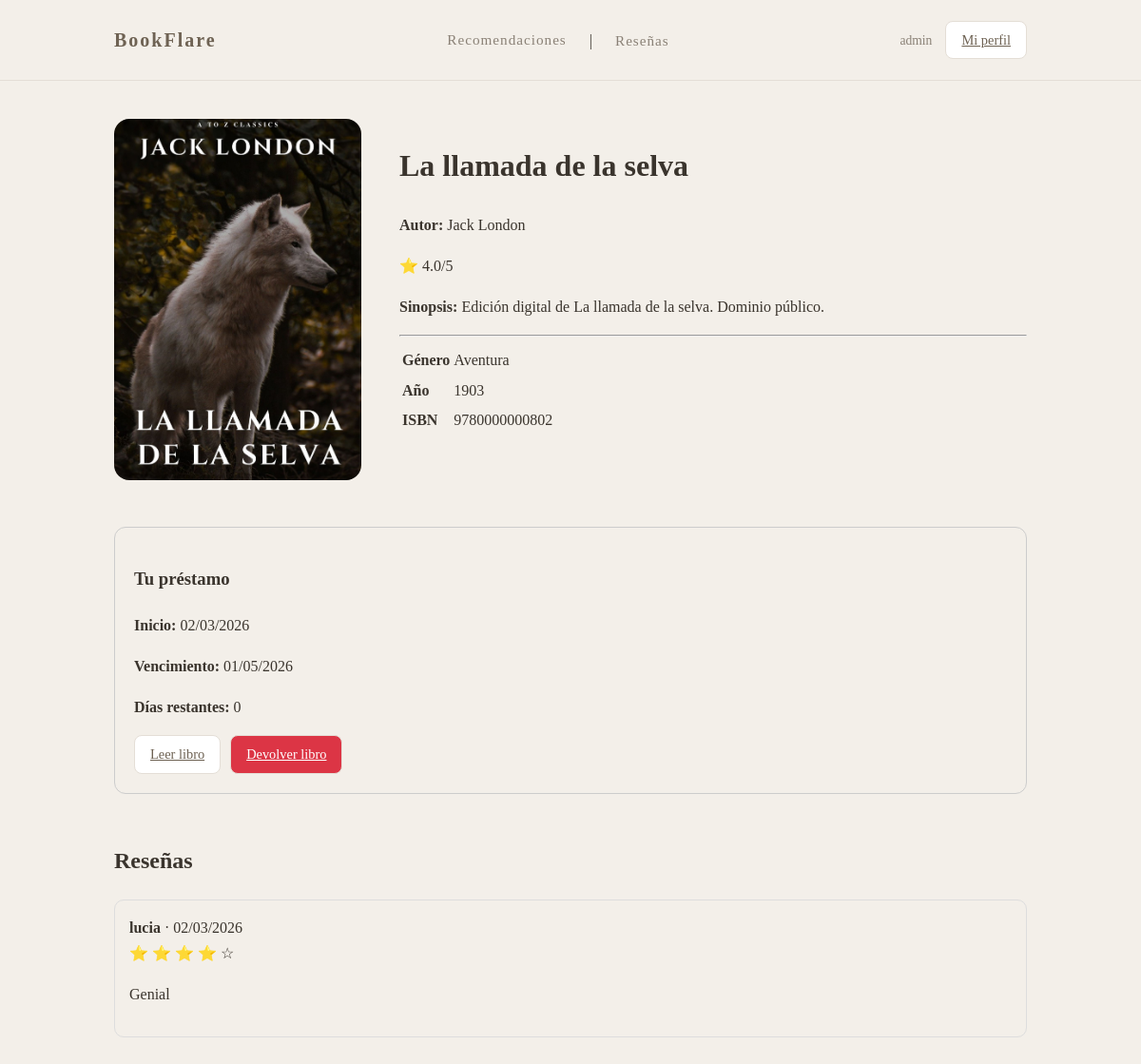
The app's page /libros/9780000000802/ (signed in), older data.
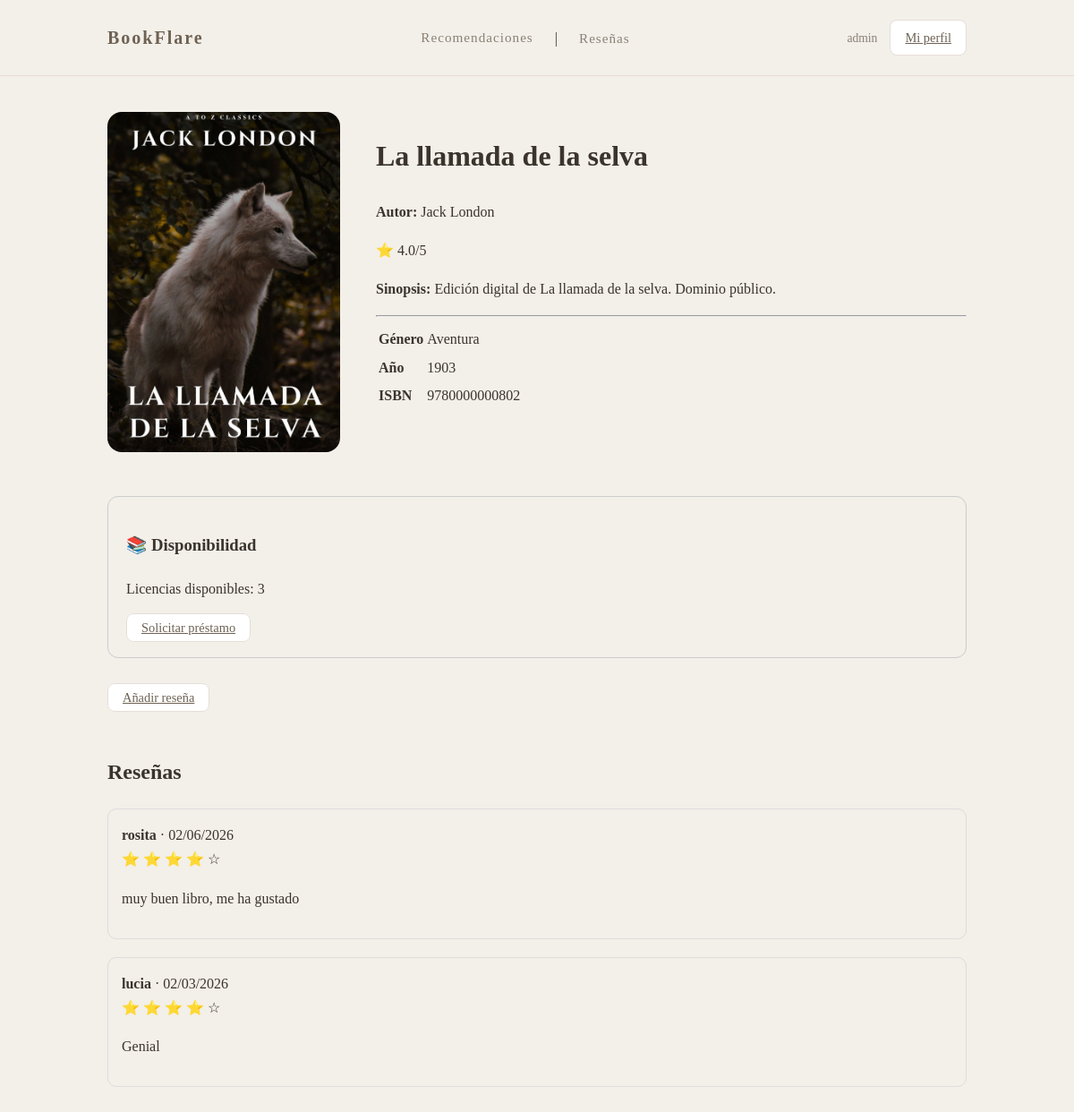
The same page, newer data.
### books/models.py (models this page shows, shortened)
class Prestamo(models.Model):
    class Estado(models.TextChoices):
        ACTIVO = "ACTIVO", "Leyendo"
        FINALIZADO = "FINALIZADO", "Devuelto"
        CADUCADO = "CADUCADO", "Caducado"
    usuario = models.ForeignKey(CustomUser, on_delete=models.CASCADE, related_name="prestamos")
    inventario = models.ForeignKey(Inventario, on_delete=models.CASCADE, related_name="prestamos_activos")
    fecha_inicio = models.DateTimeField(auto_now_add=True)
    fecha_vencimiento = models.DateTimeField(editable=False)
    fecha_devolucion = models.DateTimeField(null=True, blank=True)
    estado = models.CharField(max_length=20, choices=Estado.choices, default=Estado.ACTIVO)
    class Meta:
        verbose_name = "Préstamo"
        ordering = ["-fecha_inicio"]
    @property
    def dias_restantes(self):
        if self.estado != self.Estado.ACTIVO:
            return 0
        restante = self.fecha_vencimiento - timezone.now()
        return max(restante.days, 0)

class Reseña(models.Model):
    usuario = models.ForeignKey(CustomUser, on_delete=models.CASCADE)
    libro = models.ForeignKey(Libro, on_delete=models.CASCADE, related_name="resenas")
    rating = models.PositiveSmallIntegerField(
        validators=[MinValueValidator(1), MaxValueValidator(5)]
    )
    comentario = models.TextField(blank=True)
    creada_en = models.DateTimeField(auto_now_add=True)
    class Meta:
        unique_together = ('usuario', 'libro')
        ordering = ["-creada_en"]

class CustomUser(AbstractUser):
    email = models.EmailField(max_length=200, unique=True)
    es_bibliotecario = models.BooleanField(default=False, verbose_name="¿Es bibliotecario?")
    class Meta:
        verbose_name = "Usuario"
        verbose_name_plural = "Usuarios"

class Inventario(models.Model):
    biblioteca = models.ForeignKey(Biblioteca, on_delete=models.CASCADE, related_name="inventario")
    libro = models.ForeignKey(Libro, on_delete=models.CASCADE, related_name="inventario_disponible")
    licencias_totales = models.PositiveIntegerField(default=1)
    licencias_ocupadas = models.PositiveIntegerField(default=0)
    class Meta:
        verbose_name = "Inventario de Licencias"
        unique_together = ('biblioteca', 'libro')
    @property
    def hay_stock(self):
        return self.licencias_ocupadas < self.licencias_totales
    @property
    def licencias_disponibles(self):
        return self.licencias_totales - self.licencias_ocupadas

### books/views.py (the view)
# urls.py: path("libros/<str:isbn>/", LibroDetailView.as_view(), name="libro_detalle"),
class LibroDetailView(DetailView):
    model = Libro
    template_name = "books/libro_detail.html"
    context_object_name = "libro"
    slug_field = "isbn"
    slug_url_kwarg = "isbn"
    def get_context_data(self, **kwargs):
        context = super().get_context_data(**kwargs)
        libro = self.object
        user = self.request.user
        resenas = (
            Reseña.objects
            .filter(libro=libro)
            .select_related("usuario")
            .order_by("-creada_en")
        )
        context["resenas"] = resenas
        context["media_rating"] = resenas.aggregate(media=Avg("rating"))["media"]
        inventario = Inventario.objects.filter(libro=libro).first()
        context["inventario"] = inventario
        prestamo = None
        if user.is_authenticated:
            prestamo = Prestamo.objects.filter(
                usuario=user,
                inventario__libro=libro,
                estado=Prestamo.Estado.ACTIVO
            ).first()
        context["prestamo"] = prestamo
        puede_pedir = True
        if user.is_authenticated:
            prestamos_activos = Prestamo.objects.filter(
                usuario=user,
                estado=Prestamo.Estado.ACTIVO
            ).count()
            if prestamos_activos >= 3:
                puede_pedir = False
        context["puede_pedir"] = puede_pedir
        puede_resenar = False
        if user.is_authenticated:
            ha_leido = Prestamo.objects.filter(
                usuario=user,
                inventario__libro=libro,
                estado=Prestamo.Estado.FINALIZADO
            ).exists()
            ya_reseno = Reseña.objects.filter(
                usuario=user,
                libro=libro
            ).exists()
            if ha_leido and not ya_reseno:
                puede_resenar = True
        context["puede_resenar"] = puede_resenar
        return context

### books/templates/books/libro_detail.html (shortened to what the changed rows need)
{% extends "base.html" %}
{% block content %}
<div style="max-width:1100px; margin:40px auto;">
    <div style="display:grid; grid-template-columns:260px 1fr; gap:40px;">
        <div>
            <h1>{{ libro.titulo }}</h1>
        </div>
    </div>
    {% if user.is_authenticated and not user.es_bibliotecario %}
        {% if prestamo %}
            <div style="margin-top:40px; padding:20px; border:1px solid #ccc; border-radius:12px;">
                <h3>Tu préstamo</h3>
                <p><strong>Inicio:</strong> {{ prestamo.fecha_inicio|date:"d/m/Y" }}</p>
                <p><strong>Vencimiento:</strong> {{ prestamo.fecha_vencimiento|date:"d/m/Y" }}</p>
                <p><strong>Días restantes:</strong> {{ prestamo.dias_restantes }}</p>
                <div style="display:flex; gap:10px; margin-top:15px;">
                    <a href="{% url 'leer_libro' libro.isbn %}" class="btn btn--primary">
                        Leer libro
                    </a>
                    <a href="{% url 'devolver_libro' prestamo.id %}"
                        class="btn"
                        style="background:#dc3545; color:white;">
                        Devolver libro
                    </a>
                </div>
            </div>
        {% elif inventario %}
            <div style="margin-top:40px; padding:20px; border:1px solid #ccc; border-radius:12px;">
                <h3>📚 Disponibilidad</h3>
                {% if inventario.hay_stock %}
                    <p>Licencias disponibles: {{ inventario.licencias_disponibles }}</p>
                    {% if puede_pedir %}
                        <a href="{% url 'prestar_libro' inventario.id %}" class="btn btn--primary">
                            Solicitar préstamo
                        </a>
                    {% else %}
                        <p class="muted small">
                            Has alcanzado el máximo de 3 préstamos activos.
                        </p>
                    {% endif %}
                {% else %}
                    <p style="color:red;">
                        No hay licencias disponibles.
                    </p>
                {% endif %}
            </div>
        {% endif %}
    {% endif %}
    {% if puede_resenar %}
        <div style="margin-top:30px;">
            <a href="{% url 'crear_resena' libro.isbn %}" class="btn btn--primary">
                Añadir reseña
            </a>
        </div>
    {% endif %}
    <div style="margin-top:50px;">
        <h2>Reseñas</h2>
        {% if resenas %}
            {% for r in resenas %}
                <div style="margin-bottom:20px; padding:15px; border:1px solid #ddd; border-radius:10px;">
                    <strong>{{ r.usuario.username }}</strong>
                    <span> · {{ r.creada_en|date:"d/m/Y" }}</span>
                    <div>
                        {% for i in "12345" %}
                            {% if forloop.counter <= r.rating %}
                                ⭐
                            {% else %}
                                ☆
                            {% endif %}
                        {% endfor %}
                    </div>
                    {% if r.comentario %}
                        <p>{{ r.comentario }}</p>
                    {% endif %}
                </div>
            {% endfor %}
        {% else %}
            <p>No hay reseñas todavía.</p>
        {% endif %}
    </div>
</div>
{% endblock %}

Row changes from the older to the newer data that the page shows:
no longer on this page (row edited): Prestamo: fecha_inicio "02/03/2026", fecha_vencimiento "01/05/2026", dias_restantes "0"
now on this page (row edited): Inventario: licencias_disponibles "3"
changed Inventario: licencias_ocupadas 2 → 0 (drawn)
added Reseña: usuario.username "rosita", creada_en "02/06/2026", rating 4 (drawn), comentario "muy buen libro, me ha gustado"
Text that changed along with them:
text no longer shown: "Tu préstamo Inicio: Vencimiento: Días restantes: Leer libro Devolver libro"
text now shown: "📚 Disponibilidad Licencias disponibles: Solicitar préstamo Añadir reseña"
